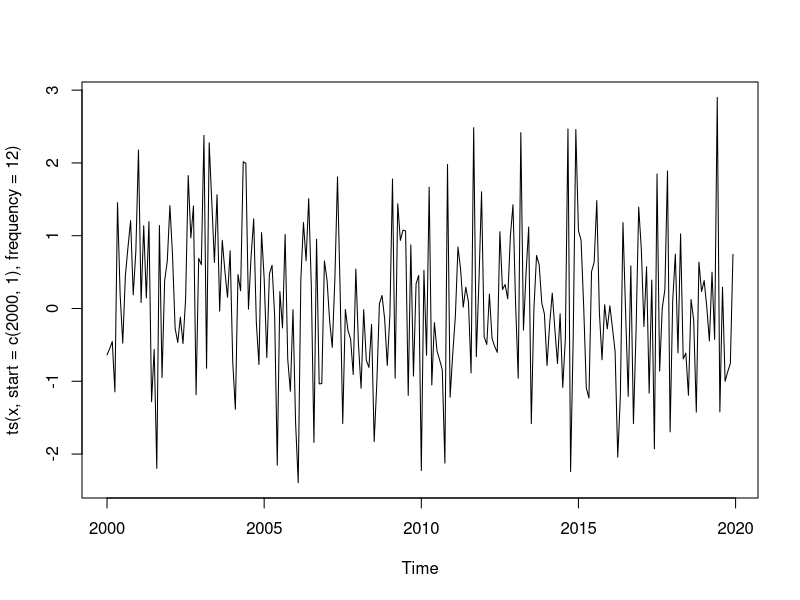
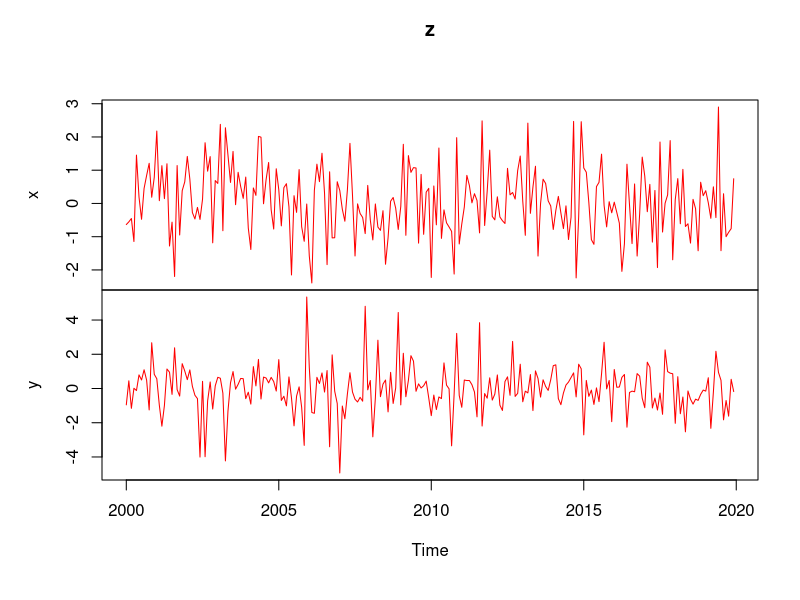
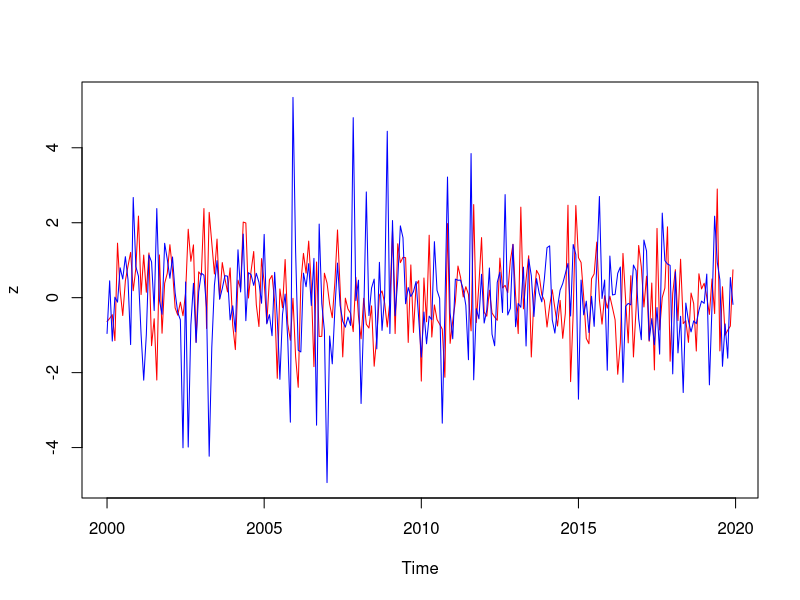
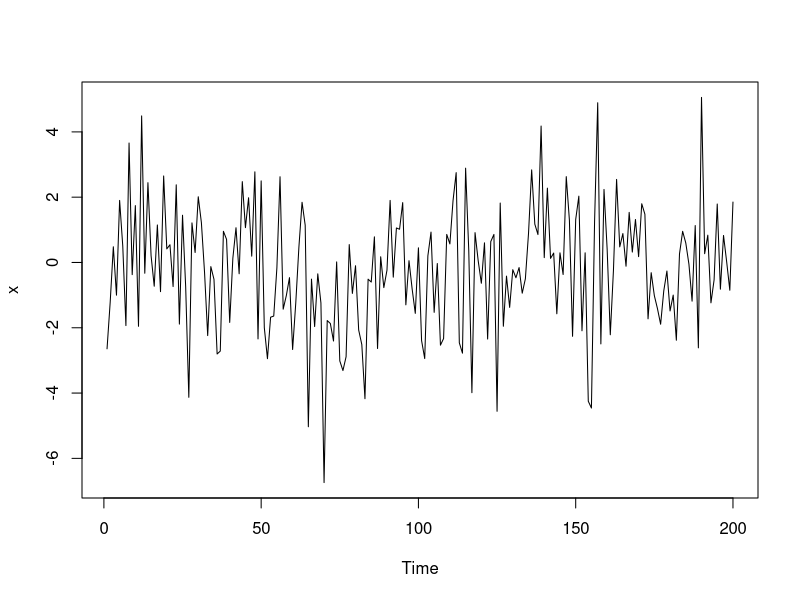
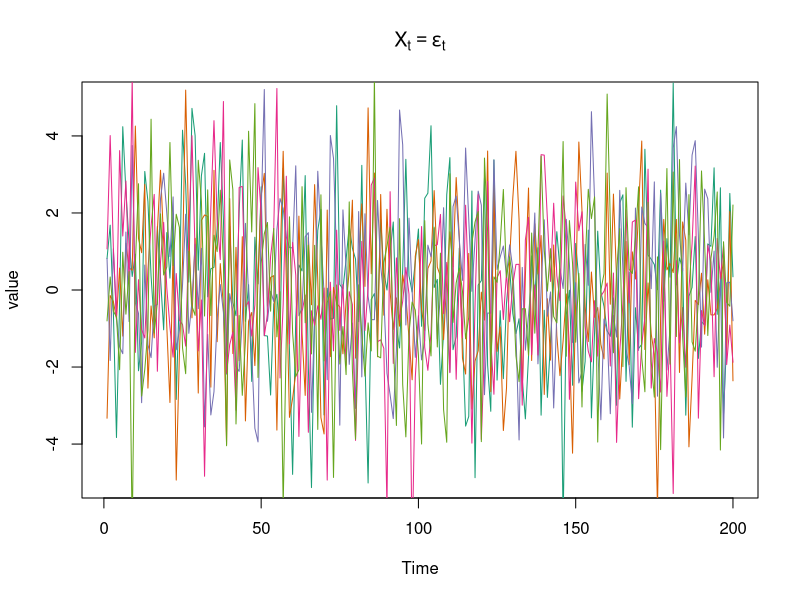
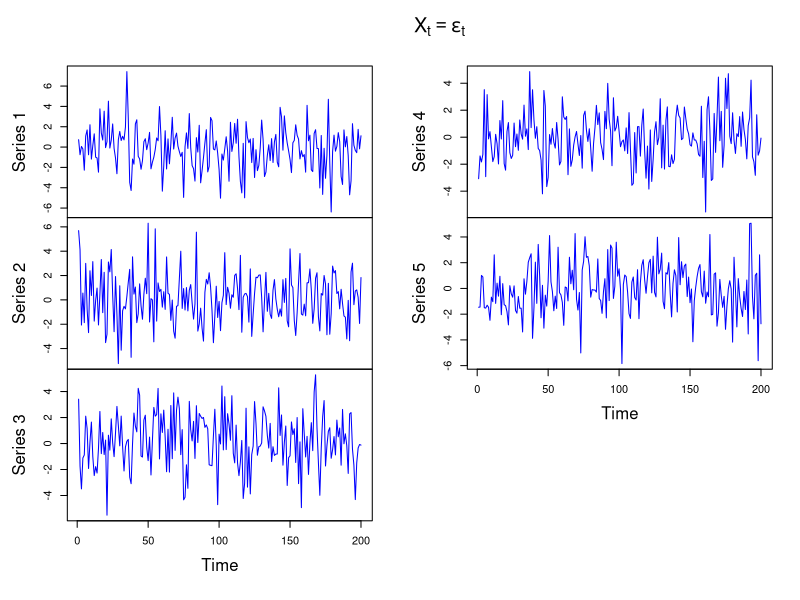
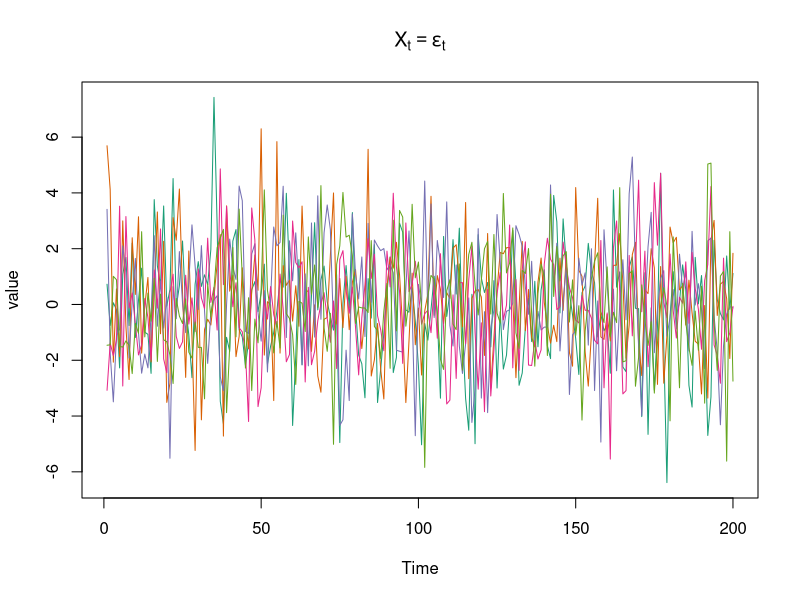
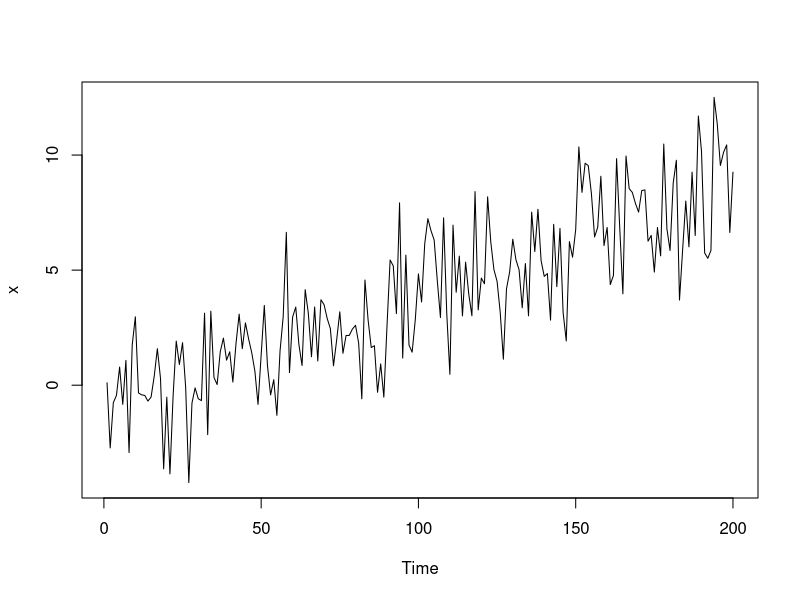

Write R code to recreate these figures, in order.
### 
### 第12講 サンプルコード
###

## 基本的なplotの使い方
x <- rnorm(240) # 正規分布のホワイトノイズ
plot(ts(x, start=c(2000,1), frequency=12)) # 2000年からの毎月のデータを想定
## 複数の系列を表示する場合
y <- rt(240,df=4) # t-分布のホワイトノイズ
z <- ts(data.frame(x,y),
	start=c(2000,1), frequency=12) 
plot(z, col="red") # 指定しなければ個別にグラフを描画
plot(z, plot.type="single", col=c("red","blue"))

### 
### 練習問題 基本的な時系列モデル
### 

Tmax <- 200 # 時系列の長さ t=1,..,Tmax
K <- 5 # 生成する時系列の数

## 系列を異なる色で表示するための準備
## 右下ペインの package タブから RColorBrewer をインストール
## install.packages("RColorBrewer") 
library(RColorBrewer)
my_col <- brewer.pal(K,"Dark2") # 暗めの色合いのパレットを利用
## 色合いの例は関数 display.brewer.all()
## my_col <- rainbow(K) # いわゆるレインボーカラーを使う場合
## 黄色などが見えにくい場合もあるので，スライドなどに使う場合は注意が必要

## set.seed(123) # 必要なら乱数のシードを指定する
## ホワイトノイズの生成と図示
x <- ts(rnorm(Tmax, sd=2)) # 分散4=標準偏差2
plot(x)
## x <- ts(rt(n, df=4)) # 正規分布ではなく，例えば自由度4のt分布の場合

## 複数の系列を表示
plot(x=ts(1:Tmax),
     ylim=c(-5,5), ylab="value", # yの範囲は適宜調整すること
     main=expression(X[t] == epsilon[t]), # 数式で表示
     type="n") # 枠だけ作図
for(i in 1:K) {
    x <- ts(rnorm(Tmax, sd=2))
    lines(x, col=my_col[i])
}

## データフレーム化して表示する場合
z <- ts(replicate(K, # K回以下の関数を実行する
                  rnorm(Tmax, sd=2)))
## 個別に作図
plot(x=z, # 既定値は plot.type="multiple"
     ylab="value", col="blue",
     main=expression(X[t] == epsilon[t]))

## まとめて一枚
plot(x=z, plot.type="single",
     ylab="value", col=my_col,
     main=expression(X[t] == epsilon[t]))

### トレンドのあるホワイトノイズ
x <- ts(rnorm(Tmax, sd=2) -1 + 0.05*(1:Tmax))
plot(x)

## 複数の系列を表示
z <- ts(replicate(K,
                  rnorm(Tmax, sd=2) -1 + 0.05*(1:Tmax)))
plot(x=z, plot.type="single",
     ylab="value", col=my_col,
     main=expression(X[t] == -1 + 0.05 * t + epsilon[t]))

### ランダムウォーク
## 定義に則ってrecursiveに計算する
x <- ts(rnorm(Tmax, sd=2)) # はじめは epslion が入っている
for(t in 2:Tmax) {
    x[t] <- x[t-1] + x[t] # 順に足し合わせていく
}
plot(x)

## 同じ演算をする関数が用意されている
x <- ts(cumsum(rnorm(Tmax, sd=2))) # 逐次的に加算を行う関数
plot(x)
## 書き方はいろいろあるので考えてみて下さい

## 複数の系列を表示
z <- ts(replicate(K,
                  cumsum(rnorm(Tmax, sd=2))))
plot(x=z, plot.type="single",
     ylab="value", col=my_col,
     main=expression(X[t] == X[t-1] + epsilon[t]))

###
### 練習問題 より一般の時系列モデル
###

## 設定は前の練習問題と同じ
Tmax <- 200 # 時系列の長さ t=1,..,Tmax
K <- 5 # 生成する時系列の数
my_col <- brewer.pal(K,"Dark2") 
## 書き方は以下に示したもの以外にもいろいろあるので考えてみて下さい

### AR(2)モデルのシミュレーション
a <- c(0.67, 0.26) # ARの係数
epsilon <- rnorm(Tmax) # epsilonを生成
x <- double(Tmax)      # 変数を用意
x[1:2] <- epsilon[1:2] # 初期値は(epsilon1, epsilon2)
for(t in 3:Tmax) {
    x[t] <- a %*% x[t-1:2] + epsilon[t] # %*% はベクトルの内積計算
}
plot(ts(x)) # 時系列classに変換して表示

## 複数の系列を表示
myAR <- function(a, epsilon){ # 以下に一連の手続きを記述して関数化しておく
    p <- length(a) # 次数pを取得
    Tmax <- length(epsilon) # 時系列の長さを取得
    x <- double(Tmax)      # 変数を用意
    x[1:p] <- epsilon[1:p] # 初期値は(epsilon1,...)
    for(t in (p+1):Tmax) {
        x[t] <- a %*% x[t-1:p] + epsilon[t]
    }
    return(x) # 計算結果のxを返す
}
## 使い方は a と epsilon(ホワイトノイズ)を指定する
x <- myAR(a=c(0.6, 0.3, 0.1), epsilon=rnorm(100))
plot(ts(x))
## 関数の引数として Tmax を指定する方法もあるが
## 様々なホワイトノイズを試したい場合もあるのでそれを指定するように定義しておく

## データフレームを作成して表示
df.ar <- ts(replicate(K, myAR(a=a, epsilon=rnorm(Tmax))))
plot(x=df.ar, plot.type="single",
     ylab="value", col=my_col,
     main="AR(2)")

### MA(2)モデルのシミュレーション
b <- c(0.44, 0.08) # MAの係数
epsilon <- rnorm(Tmax)
x <- ts(double(Tmax))
x[1:2] <- epsilon[1:2]   
for(t in 3:Tmax) {
    x[t] <- b %*% epsilon[t-1:2] + epsilon[t]
}
plot(ts(x))

## 複数の系列を表示
myMA <- function(b, epsilon){
    q <- length(b) # 次数qを取得
    Tmax <- length(epsilon) # 時系列の長さを取得
    x <- double(Tmax)
    x[1:q] <- epsilon[1:q]   
    for(t in (q+1):Tmax) {
        x[t] <- b %*% epsilon[t-1:q] + epsilon[t]
    }
    return(x)
}
df.ma <- ts(replicate(K, myMA(b=b, epsilon=rnorm(Tmax))))
plot(x=df.ma, plot.type="single",
     ylab="value", col=my_col,
     main="MA(2)")

### ARMA(2,1)モデルのシミュレーション
a <- c(0.8, -0.64) # ARの係数
b <- -0.5          # MAの係数
epsilon <- rnorm(Tmax)
x <- double(Tmax)
x[1:2] <- epsilon[1:2]
for(t in 3:Tmax) {
    x[t] <- a %*% x[t-1:2] + b %*% epsilon[t-1] + epsilon[t]
    ## bは1次元なのでこの問題では b*epsilon でも可
}
plot(ts(x))

## 複数の系列を表示
myARMA <- function(a, b, epsilon){
    p <- length(a)
    q <- length(b)
    r <- max(p,q)
    Tmax <- length(epsilon) # 時系列の長さを取得
    x <- double(Tmax)
    x[1:r] <- epsilon[1:r]
    for(t in (r+1):Tmax) {
        x[t] <- a %*% x[t-1:p] + b %*% epsilon[t-1:q] + epsilon[t]
    }
    return(x)
}
df.arma <- ts(replicate(K, myARMA(a=a, b=b, epsilon=rnorm(Tmax))))
plot(x=df.arma, plot.type="single",
     ylab="value", col=my_col,
     main="ARMA(2,1)")
## 関数 filter や arima.sim などを利用することもできる

### 
### 練習問題 自己相関
### 

K <- 4 # 表示する時系列の数 (4つを並べて比較する)
## my_col K=5 で作ったものをそのまま利用，別途作成してもよい

### AR(2)モデルの自己相関
orgpar <- par(mfrow=c(2,2)) # グラフを2x2(行方向の順)に並べる
for(i in 1:K) {
    acf(df.ar[,i], col=my_col[i], main=paste("AR series",i))
}
par(orgpar) # もとのparの内容に戻す

### MA(2)モデルの自己相関
orgpar <- par(mfrow=c(2,2))
for(i in 1:K) {
    acf(df.ma[,i], col=my_col[i], main=paste("MA series",i))
}
par(orgpar) # もとのparの内容に戻す

### ARMA(2,1)モデルの自己相関
orgpar <- par(mfrow=c(2,2))
for(i in 1:K) {
    acf(df.arma[,i], col=my_col[i], main=paste("ARMA series",i))
}
par(orgpar) # もとのparの内容に戻す
